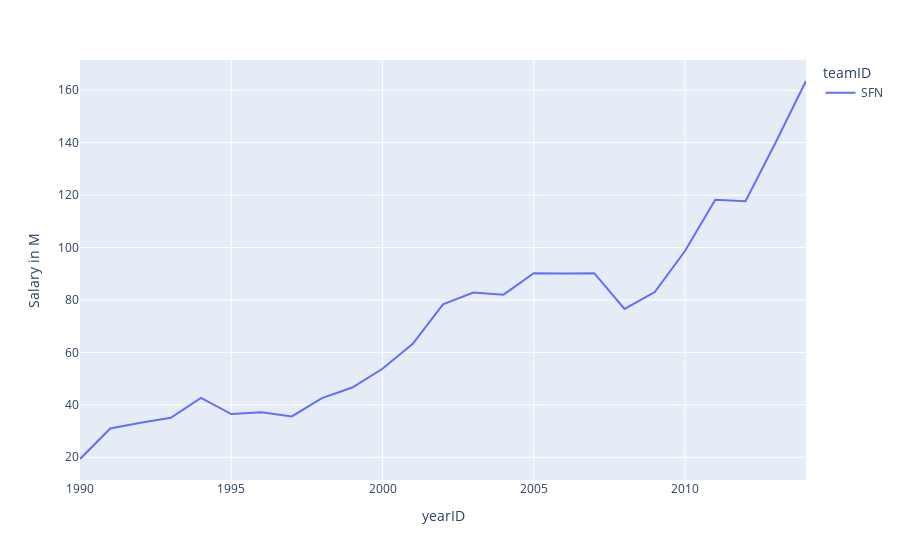

The notebook cell this image was saved under:
### Code cell
fig = px.line(df[df.teamID=='SFN'], x="yearID", y="Salary in M", color='teamID')
fig.show()

### Figure 1 — Plotly figure (JSON) as saved in the notebook; plotly's stock layout.template omitted (floating-point values rounded to 4 significant figures)
{"data": [{"hovertemplate": "teamID=SFN<br>yearID=%{x}<br>Salary in M=%{y}<extra></extra>", "legendgroup": "SFN", "line": {"color": "#636efa", "dash": "solid"}, "mode": "lines", "name": "SFN", "showlegend": true, "type": "scatter", "x": [1990, 1991, 1992, 1993, 1994, 1995, 1996, 1997, 1998, 1999, 2000, 2001, 2002, 2003, 2004, 2005, 2006, 2007, 2008, 2009, 2010, 2011, 2012, 2013, 2014], "xaxis": "x", "y": [19.34, 30.97, 33.16, 35.05, 42.64, 36.46, 37.14, 35.59, 42.57, 46.6, 53.74, 63.28, 78.3, 82.85, 82.02, 90.2, 90.06, 90.22, 76.59, 83.03, 98.64, 118.2, 117.6, 140.2, 163.5], "yaxis": "y"}], "layout": {"legend": {"title": {"text": "teamID"}, "tracegroupgap": 0}, "margin": {"t": 60}, "xaxis": {"anchor": "y", "domain": [0, 1], "title": {"text": "yearID"}}, "yaxis": {"anchor": "x", "domain": [0, 1], "title": {"text": "Salary in M"}}}}
